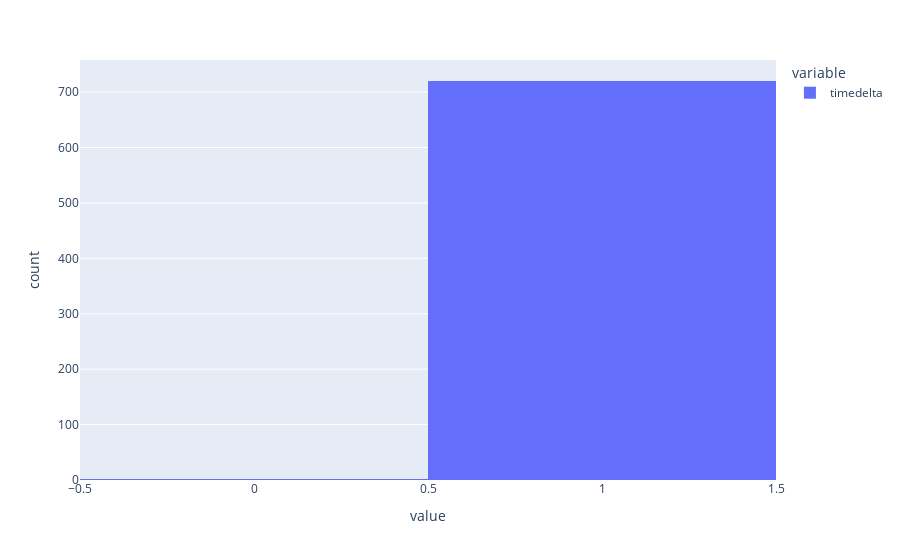

Notebook cell for this chart:
### Markdown cell above
Plotly `hist()` error, see: https://github.com/plotly/plotly.py/pull/2713

### Code cell
df.timedelta.apply(lambda x: x/3600).hist()

### Figure 1 — Plotly figure (JSON) as saved in the notebook; plotly's stock layout.template omitted (floating-point values rounded to 4 significant figures; data arrays with more than 128 entries replaced by an {"elided": "..."} marker saying what was removed)
{"data": [{"alignmentgroup": "True", "bingroup": "x", "hovertemplate": "variable=timedelta<br>value=%{x}<br>count=%{y}<extra></extra>", "legendgroup": "timedelta", "marker": {"color": "#636efa"}, "name": "timedelta", "offsetgroup": "timedelta", "orientation": "v", "showlegend": true, "type": "histogram", "x": {"elided": "721 int values"}, "xaxis": "x", "yaxis": "y"}], "layout": {"autosize": true, "barmode": "relative", "legend": {"title": {"text": "variable"}, "tracegroupgap": 0}, "margin": {"t": 60}, "xaxis": {"anchor": "y", "autorange": true, "domain": [0, 1], "range": [-0.5, 1.5], "title": {"text": "value"}, "type": "linear"}, "yaxis": {"anchor": "x", "autorange": true, "domain": [0, 1], "range": [0, 757.9], "title": {"text": "count"}}}}
